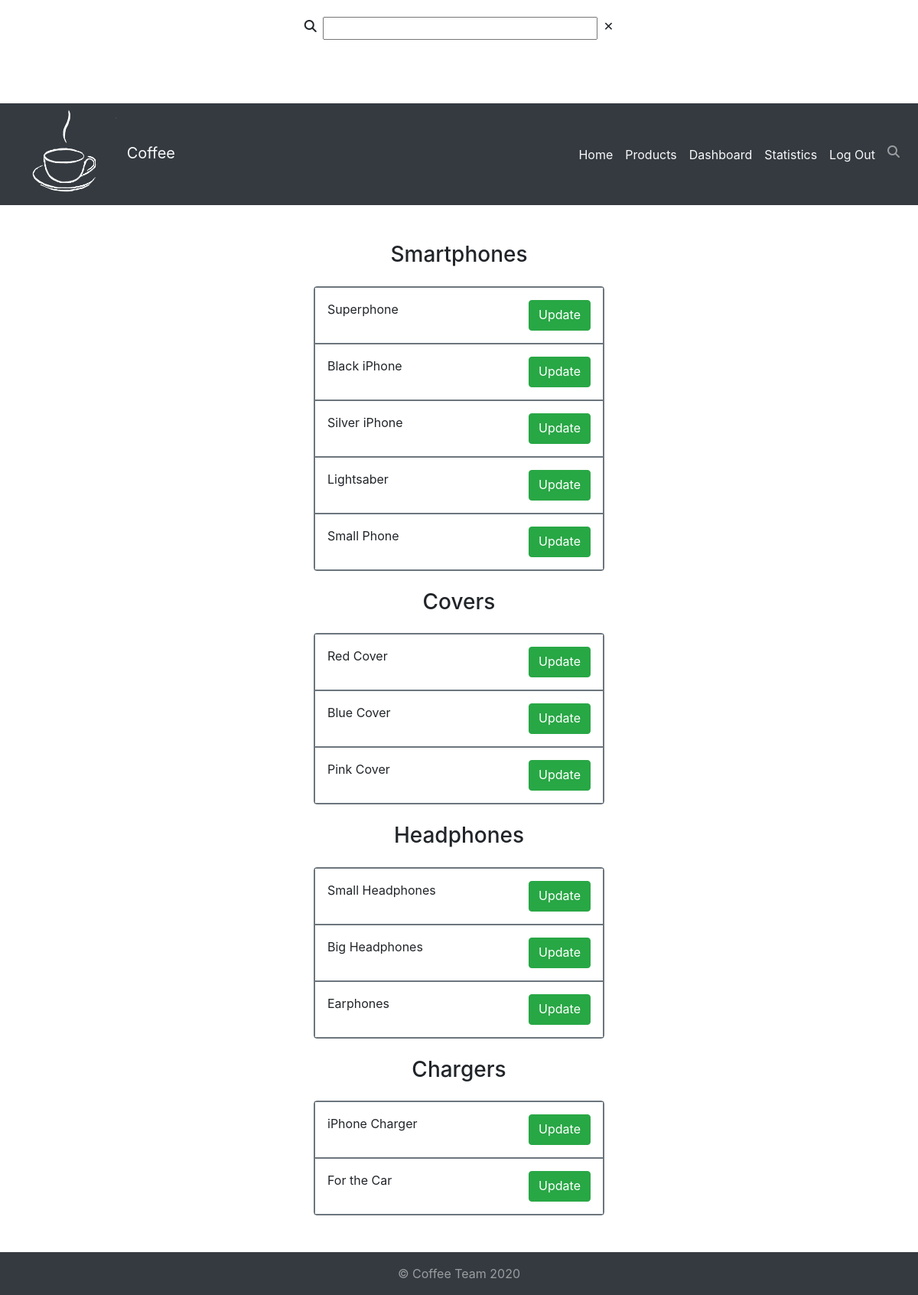
The page /sessions/admin/crud/products/update_choose.php (signed in) on the database its author committed.
### tables this page shows
CREATE TABLE `smartphone` (
  `id` int(11) NOT NULL,
  `name` varchar(100) NOT NULL,
  `img` varchar(255) NOT NULL,
  `brand` enum('Apple','Samsung','HTC') NOT NULL,
  `processor_frequency` varchar(10) NOT NULL,
  `processor_type` varchar(50) NOT NULL,
  `display_resolution` varchar(100) NOT NULL,
  `display_technology` varchar(50) NOT NULL,
  `camera_main` varchar(20) NOT NULL,
  `camera_front` varchar(20) NOT NULL,
  `ram` varchar(50) NOT NULL,
  `internal_memory` varchar(25) NOT NULL,
  `sim_card` varchar(10) NOT NULL,
  `sim_slot` varchar(20) NOT NULL,
  `price` float NOT NULL,
  `discount` tinyint(3) DEFAULT 0,
  `visible` enum('1','0') NOT NULL DEFAULT '1',
  `adding_date` timestamp NOT NULL DEFAULT current_timestamp() ON UPDATE current_timestamp(),
  `amount_available` int(10) NOT NULL
);

CREATE TABLE `cover` (
  `id` int(11) NOT NULL,
  `name` varchar(100) NOT NULL,
  `img` varchar(255) NOT NULL,
  `brand` enum('Apple','Samsung','HTC') NOT NULL,
  `type` enum('flip','back','book') NOT NULL,
  `price` float NOT NULL,
  `discount` tinyint(3) DEFAULT 0,
  `amount_available` int(11) NOT NULL,
  `adding_date` timestamp NOT NULL DEFAULT current_timestamp() ON UPDATE current_timestamp(),
  `visible` enum('1','0') NOT NULL DEFAULT '1'
);

CREATE TABLE `headphone` (
  `id` int(11) NOT NULL,
  `name` varchar(100) NOT NULL,
  `img` varchar(255) NOT NULL,
  `brand` enum('Apple','Samsung','HTC') NOT NULL,
  `type` enum('in-ear','on-ear') NOT NULL,
  `wireless` enum('yes','no','optional') NOT NULL,
  `electrical_impendance` enum('16 ohm','24 ohm','32 ohm','47 ohm') NOT NULL,
  `microphone` enum('yes','no') NOT NULL,
  `price` float NOT NULL,
  `discount` int(3) DEFAULT 0,
  `amount_available` int(11) NOT NULL,
  `adding_date` timestamp NOT NULL DEFAULT current_timestamp() ON UPDATE current_timestamp(),
  `visible` enum('1','0') NOT NULL DEFAULT '1'
);

CREATE TABLE `charger` (
  `id` int(11) NOT NULL,
  `name` varchar(100) NOT NULL,
  `img` varchar(255) NOT NULL,
  `brand` enum('Apple','Samsung','HTC') NOT NULL,
  `output_power` enum('12 watt','15 watt','18 watt','19.5 watt','27 watt','30 watt') NOT NULL,
  `price` float NOT NULL,
  `discount` int(3) DEFAULT 0,
  `amount_available` int(11) NOT NULL,
  `adding_date` timestamp NOT NULL DEFAULT current_timestamp() ON UPDATE current_timestamp(),
  `visible` enum('1','0') NOT NULL
);

### sessions/admin/crud/products/update_choose.php (the view, shortened to what this page needs)
<!DOCTYPE html>
<html lang="de">
<head>
    <?php include "../../../../view/head.php"; ?>
</head>
<body class="d-flex flex-column justify-content-between min-vh-100">
    <div>
        <?php include "../../../../view/navbar.php"; ?>
        <main class="container my-5">
<?php
  $products = [];
  function getProducts($category) {
    global $connection;
    global $products;
    $sql = "select * from `{$category}`";
    $result = $connection->query($sql);
    $products[$category] = $result->fetch_all(MYSQLI_ASSOC);
  }
  getProducts("smartphone");
  getProducts("cover");
  getProducts("headphone");
  getProducts("charger");
  function renderTable($category) {
    global $products;
    if (empty($products[$category])) {
      echo '
          <h5 class="myH5">There are no products of the type ' . $products[$category] . ' available.</h5>
      ';
    } else {
      echo '
          <h3 class="text-center mb-5 mb-md-4 myH3">' . ucwords($category) . 's</h3>
          <div class="row mb-5 mb-md-4">
            <div class="col-sm-8 offset-sm-2 col-md-6 offset-md-3 col-lg-4 offset-lg-4 p-0 rounded border border-secondary">
      ';
      for ($i = 0; $i < count($products[$category]); $i++) {
        $class = "";
        if ($i == 0) {
          $class .= "firstCell ";
        }
        if ($i == count($products[$category]) - 1) {
          $class .= "lastCell";
        }
        echo '
              <div class="d-flex justify-content-between p-3 border border-secondary ' . $class . '">
                <p class="myP">' . $products[$category][$i]["name"] . '</p>
                <a href="update.php?category=' . $category . '&&id=' . $products[$category][$i]["id"] . '" class="btn btn-success myP">Update</a>
              </div>
        ';
      }
      echo '
            </div>
          </div>
      ';
    }
  }
  renderTable("smartphone");
?>
        </main>
    </div>
    <?php include "../../../../view/footer.php"; ?>
</body>
</html>

### rows shown on the page
smartphone: name "Superphone"
smartphone: name "Black iPhone"
smartphone: name "Silver iPhone"
smartphone: name "Lightsaber"
smartphone: name "Small Phone"
cover: name "Red Cover"
cover: name "Blue Cover"
cover: name "Pink Cover"
headphone: name "Small Headphones"
headphone: name "Big Headphones"
headphone: name "Earphones"
charger: name "iPhone Charger"
charger: name "For the Car"

### other values the page prints
$category "Smartphone Cover Headphone Charger"
